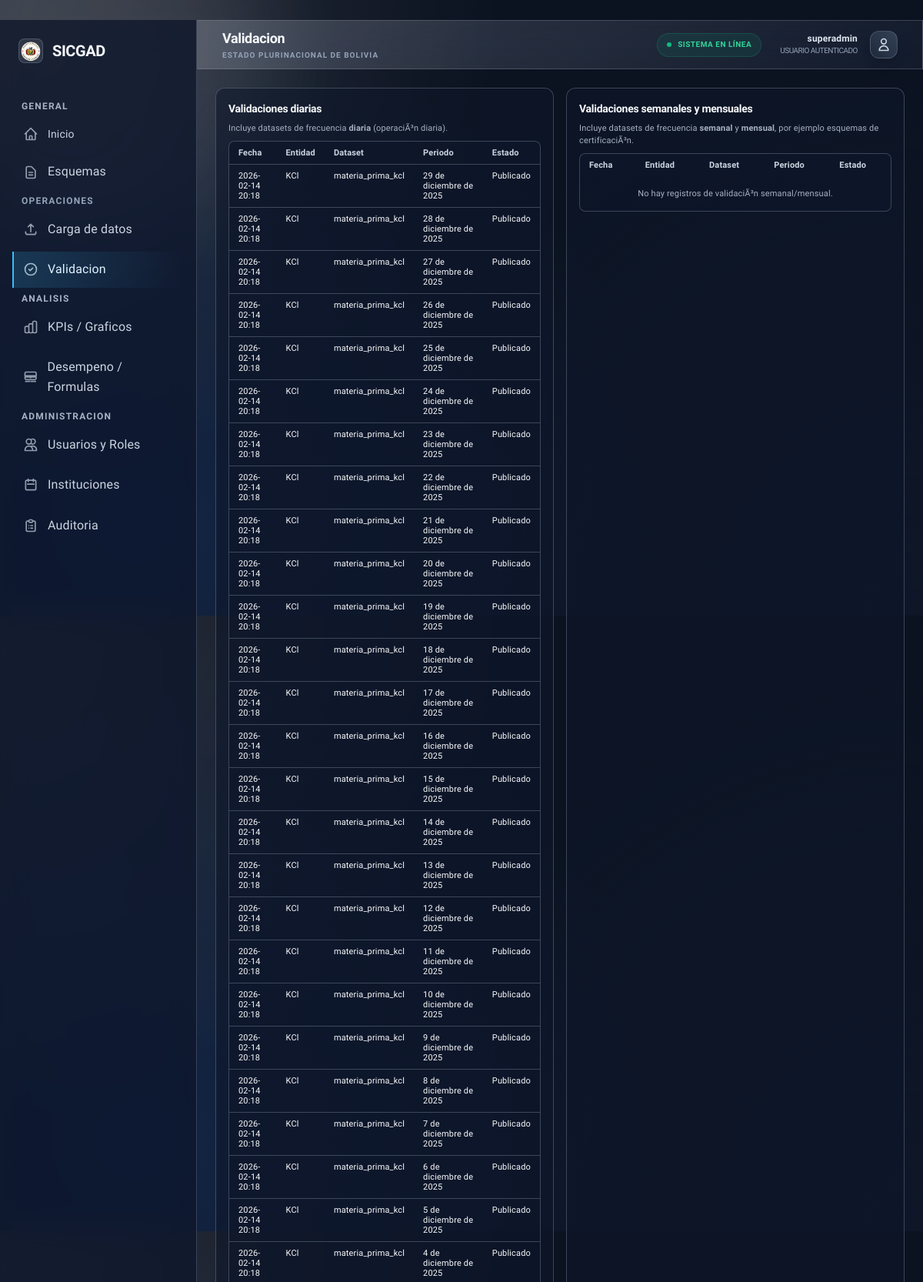
/validate/admin/ (signed in, upper part), run on the app's committed database.
### ingest/models.py (models this page shows, shortened)
class DatasetInstance(models.Model):
    STATE_DRAFT = "DRAFT"
    STATE_SUBMITTED = "SUBMITTED"
    STATE_VALIDATED_L1 = "VALIDATED_L1"
    STATE_VALIDATED_L2 = "VALIDATED_L2"
    STATE_PUBLISHED = "PUBLISHED"
    STATE_LOCKED = "LOCKED"
    STATE_CHOICES = [
        (STATE_DRAFT, "Borrador"),
        (STATE_SUBMITTED, "Enviado"),
        (STATE_VALIDATED_L1, "Validado nivel 1"),
        (STATE_VALIDATED_L2, "Validado nivel 2"),
        (STATE_PUBLISHED, "Publicado"),
        (STATE_LOCKED, "Bloqueado"),
    ]
    dataset_type = models.ForeignKey(
        DatasetType,
        on_delete=models.CASCADE,
        related_name="instances",
    )
    entity = models.ForeignKey(
        Entity,
        on_delete=models.CASCADE,
        related_name="dataset_instances",
    )
    period = models.DateField(
        help_text="Fecha o día de referencia del dataset (para diarios).",
    )
    state = models.CharField(
        max_length=20,
        choices=STATE_CHOICES,
        default=STATE_DRAFT,
    )
    created_by = models.ForeignKey(
        Membership,
        on_delete=models.SET_NULL,
        null=True,
        blank=True,
        related_name="created_instances",
    )
    raw_file = models.FileField(
        upload_to="ingest/raw/",
        null=True,
        blank=True,
        help_text="Archivo fuente cargado (CSV/Excel).",
    )
    historical_batch = models.ForeignKey(
        "HistoricalImportBatch",
        on_delete=models.SET_NULL,
        null=True,
        blank=True,
        related_name="instances",
        help_text="Batch de importación histórica que generó esta instancia (si aplica).",
    )
    row_count = models.PositiveIntegerField(default=0)
    error_count = models.PositiveIntegerField(default=0)
    last_error_summary = models.TextField(blank=True)
    submitted_at = models.DateTimeField(null=True, blank=True)
    created_at = models.DateTimeField(auto_now_add=True)
    updated_at = models.DateTimeField(auto_now=True)
    class Meta:
        ordering = ["-created_at"]
        constraints = [
            models.UniqueConstraint(
                fields=["dataset_type", "entity", "period"],
                name="uniq_instance_dataset_entity_period",
            ),
        ]

### structure/models.py (models this page shows, shortened)
class Entity(models.Model):
    category = models.ForeignKey(Category, on_delete=models.CASCADE, related_name="entities")
    code = models.CharField(max_length=50, blank=True)
    name = models.CharField(max_length=255)
    description = models.TextField(blank=True)
    is_active = models.BooleanField(default=True)
    created_at = models.DateTimeField(auto_now_add=True)
    updated_at = models.DateTimeField(auto_now=True)
    class Meta:
        ordering = ["name"]
        unique_together = ("category", "name")

### schemas/models.py (models this page shows, shortened)
class DatasetType(models.Model):
    DAILY = "DAILY"
    WEEKLY = "WEEKLY"
    MONTHLY = "MONTHLY"
    FLEXIBLE = "FLEXIBLE"
    VALIDATION_FREQUENCY_CHOICES = [
        (DAILY, "Diaria"),
        (WEEKLY, "Semanal"),
        (MONTHLY, "Mensual"),
        (FLEXIBLE, "No definida (proyecciones)"),
    ]
    STATUS_DRAFT = "DRAFT"
    STATUS_PENDING = "PENDING"
    STATUS_APPROVED = "APPROVED"
    STATUS_REJECTED = "REJECTED"
    STATUS_CHOICES = [
        (STATUS_DRAFT, "Borrador"),
        (STATUS_PENDING, "Pendiente aprobación"),
        (STATUS_APPROVED, "Aprobado"),
        (STATUS_REJECTED, "Rechazado"),
    ]
    entity = models.ForeignKey(
        Entity,
        on_delete=models.CASCADE,
        related_name="dataset_types",
    )
    source_dataset = models.ForeignKey(
        "self",
        on_delete=models.SET_NULL,
        null=True,
        blank=True,
        related_name="derived_certifications",
        help_text="Dataset base diario utilizado para consolidaciones de certificación.",
    )
    name = models.CharField(
        max_length=255,
        help_text="Nombre del dataset, por ejemplo 'Producción diaria PICP'.",
    )
    version = models.PositiveIntegerField(default=1)
    validation_frequency = models.CharField(
        max_length=20,
        choices=VALIDATION_FREQUENCY_CHOICES,
        default=DAILY,
        help_text="Define si este dataset se valida a diario, semanal o como consolidado mensual.",
    )
    is_certification = models.BooleanField(
        default=False,
        help_text="Indica si este esquema es para certificación mensual creada por Administración.",
    )
    is_active = models.BooleanField(
        default=True,
        help_text="Solo un esquema por familia (planta/proyecto + nombre) deberia estar activo a la vez.",
    )
    is_one_time = models.BooleanField(
        default=False,
        help_text="Si esta activo, este esquema solo puede cargarse una vez.",
    )
    status = models.CharField(
        max_length=20,
        choices=STATUS_CHOICES,
        default=STATUS_DRAFT,
        help_text="Estado de aprobación del esquema.",
    )
    status_comment = models.TextField(
        blank=True,
        help_text="Comentario de la última decisión de aprobación/rechazo.",
    )
    created_at = models.DateTimeField(auto_now_add=True)
    updated_at = models.DateTimeField(auto_now=True)
    last_consolidated_period = models.DateField(
        null=True,
        blank=True,
        help_text="Último periodo (último día del mes) consolidado automáticamente para certificación.",
    )
    class Meta:
        ordering = ["entity__name", "name", "-version"]
        constraints = [
            models.UniqueConstraint(
                fields=["entity", "name", "version"],
                name="uniq_datasettype_entity_name_version",
            ),
        ]
    slug = models.SlugField(
        max_length=255,
        unique=True,
        blank=True,
        help_text="Slug legible para URLs, basado en planta, nombre y versión.",
    )

### validation/views.py (the view)
# urls.py: path("admin/", views.admin_overview, name="admin_overview"),
@login_required
def admin_overview(request):
    if not (
        request.user.is_superuser
        or Membership.objects.filter(user=request.user, role="ADMIN", is_active=True).exists()
    ):
        return redirect("validation:inbox")
    daily_instances = (
        DatasetInstance.objects.select_related("dataset_type", "entity")
        .filter(dataset_type__validation_frequency=DatasetType.DAILY)
        .order_by("-created_at")[:100]
    )
    monthly_instances = (
        DatasetInstance.objects.select_related("dataset_type", "entity")
        .filter(
            dataset_type__validation_frequency__in=[
                DatasetType.WEEKLY,
                DatasetType.MONTHLY,
                DatasetType.FLEXIBLE,
            ]
        )
        .order_by("-created_at")[:100]
    )
    certification_status = collect_certification_status()
    return render(
        request,
        "validate/admin_overview.html",
        {
            "daily_instances": daily_instances,
            "monthly_instances": monthly_instances,
            "certification_status": certification_status,
        },
    )

### templates/validate/admin_overview.html (shortened to what this page needs)
﻿{% extends "base.html" %}
{% block content %}
  <div class="grid gap-4 md:grid-cols-2">
    <section class="bg-slate-950/60 border border-slate-800 rounded-xl p-4 text-xs">
      <h2 class="text-sm font-semibold mb-2">Validaciones diarias</h2>
      <p class="text-[11px] text-slate-400 mb-2">
        Incluye datasets de frecuencia <strong>diaria</strong> (operaciÃ³n diaria).
      </p>
      <div class="bg-slate-950/80 border border-slate-800 rounded-lg overflow-hidden">
        <table class="min-w-full text-[11px]">
          <thead class="bg-slate-950 text-slate-300">
            <tr>
              <th class="px-3 py-2 text-left font-semibold">Fecha</th>
              <th class="px-3 py-2 text-left font-semibold">Entidad</th>
              <th class="px-3 py-2 text-left font-semibold">Dataset</th>
              <th class="px-3 py-2 text-left font-semibold">Periodo</th>
              <th class="px-3 py-2 text-left font-semibold">Estado</th>
            </tr>
          </thead>
          <tbody>
            {% for inst in daily_instances %}
              <tr class="border-t border-slate-800 hover:bg-slate-900/60">
                <td class="px-3 py-2 align-top">{{ inst.created_at|date:"Y-m-d H:i" }}</td>
                <td class="px-3 py-2 align-top">{{ inst.entity.code|default:inst.entity.name }}</td>
                <td class="px-3 py-2 align-top">{{ inst.dataset_type.name }}</td>
                <td class="px-3 py-2 align-top">{{ inst.period }}</td>
                <td class="px-3 py-2 align-top">{{ inst.get_state_display }}</td>
              </tr>
            {% empty %}
              <tr>
                <td colspan="5" class="px-3 py-4 text-center text-slate-400">
                  No hay registros de validaciÃ³n diaria.
                </td>
              </tr>
            {% endfor %}
          </tbody>
        </table>
      </div>
    </section>
    <section class="bg-slate-950/60 border border-slate-800 rounded-xl p-4 text-xs">
      <h2 class="text-sm font-semibold mb-2">Validaciones semanales y mensuales</h2>
      <p class="text-[11px] text-slate-400 mb-2">
        Incluye datasets de frecuencia <strong>semanal</strong> y <strong>mensual</strong>, por ejemplo esquemas de certificaciÃ³n.
      </p>
      <div class="bg-slate-950/80 border border-slate-800 rounded-lg overflow-hidden">
        <table class="min-w-full text-[11px]">
          <thead class="bg-slate-950 text-slate-300">
            <tr>
              <th class="px-3 py-2 text-left font-semibold">Fecha</th>
              <th class="px-3 py-2 text-left font-semibold">Entidad</th>
              <th class="px-3 py-2 text-left font-semibold">Dataset</th>
              <th class="px-3 py-2 text-left font-semibold">Periodo</th>
              <th class="px-3 py-2 text-left font-semibold">Estado</th>
            </tr>
          </thead>
          <tbody>
            {% for inst in monthly_instances %}
              <tr class="border-t border-slate-800 hover:bg-slate-900/60">
                <td class="px-3 py-2 align-top">{{ inst.created_at|date:"Y-m-d H:i" }}</td>
                <td class="px-3 py-2 align-top">{{ inst.entity.code|default:inst.entity.name }}</td>
                <td class="px-3 py-2 align-top">{{ inst.dataset_type.name }}</td>
                <td class="px-3 py-2 align-top">{{ inst.period }}</td>
                <td class="px-3 py-2 align-top">{{ inst.get_state_display }}</td>
              </tr>
            {% empty %}
              <tr>
                <td colspan="5" class="px-3 py-4 text-center text-slate-400">
                  No hay registros de validaciÃ³n semanal/mensual.
                </td>
              </tr>
            {% endfor %}
          </tbody>
        </table>
      </div>
    </section>
  </div>
{% endblock %}

### templates/partials/topbar.html (shortened to what this page needs)
<header class='h-16 glass-effect border-b border-white/5 flex items-center justify-between px-8 sticky top-0 z-40'>
  <div class='flex items-center gap-4'>
    <div class="flex flex-col">
        <h1 class='text-lg font-header font-bold tracking-tight text-white'>
        {{ current_section|default:"Inicio" }}
        </h1>
        <p class="text-[10px] text-slate-500 uppercase tracking-widest font-bold">Estado Plurinacional de Bolivia</p>
    </div>
  </div>
  <div class='flex items-center gap-6'>
    <div class="hidden md:flex items-center gap-2 px-3 py-1.5 rounded-full bg-emerald-500/10 border border-emerald-500/20">
        <div class="w-1.5 h-1.5 rounded-full bg-emerald-500 animate-pulse"></div>
        <span class="text-[10px] font-bold text-emerald-400 uppercase tracking-wider">Sistema en línea</span>
    </div>
    {% if request.user.is_authenticated %}
      <div class='flex items-center gap-4'>
        <div class="flex flex-col items-end">
            <span class='text-xs font-semibold text-slate-200'>{{ request.user.get_full_name|default:request.user.username }}</span>
            <span class="text-[10px] text-slate-500 uppercase tracking-tighter">{{ role|default:"Usuario Autenticado" }}</span>
        </div>
        <div class="w-9 h-9 rounded-xl bg-gradient-to-tr from-slate-800 to-slate-700 border border-white/10 flex items-center justify-center shadow-lg">
            <svg class="w-5 h-5 text-slate-300" fill="none" stroke="currentColor" viewBox="0 0 24 24"><path stroke-linecap="round" stroke-linejoin="round" stroke-width="2" d="M16 7a4 4 0 11-8 0 4 4 0 018 0zM12 14a7 7 0 00-7 7h14a7 7 0 00-7-7z"></path></svg>
        </div>
      </div>
    {% endif %}
  </div>
</header>

### data on the page
DatasetInstance: created_at "2026-02-14 20:18", entity.code "KCl", dataset_type.name "materia_prima_kcl", period "29 de diciembre de 2025", state "Publicado"
DatasetInstance: created_at "2026-02-14 20:18", entity.code "KCl", dataset_type.name "materia_prima_kcl", period "28 de diciembre de 2025", state "Publicado"
DatasetInstance: created_at "2026-02-14 20:18", entity.code "KCl", dataset_type.name "materia_prima_kcl", period "27 de diciembre de 2025", state "Publicado"
DatasetInstance: created_at "2026-02-14 20:18", entity.code "KCl", dataset_type.name "materia_prima_kcl", period "26 de diciembre de 2025", state "Publicado"
DatasetInstance: created_at "2026-02-14 20:18", entity.code "KCl", dataset_type.name "materia_prima_kcl", period "25 de diciembre de 2025", state "Publicado"
DatasetInstance: created_at "2026-02-14 20:18", entity.code "KCl", dataset_type.name "materia_prima_kcl", period "24 de diciembre de 2025", state "Publicado"
DatasetInstance: created_at "2026-02-14 20:18", entity.code "KCl", dataset_type.name "materia_prima_kcl", period "23 de diciembre de 2025", state "Publicado"
DatasetInstance: created_at "2026-02-14 20:18", entity.code "KCl", dataset_type.name "materia_prima_kcl", period "22 de diciembre de 2025", state "Publicado"
DatasetInstance: created_at "2026-02-14 20:18", entity.code "KCl", dataset_type.name "materia_prima_kcl", period "21 de diciembre de 2025", state "Publicado"
DatasetInstance: created_at "2026-02-14 20:18", entity.code "KCl", dataset_type.name "materia_prima_kcl", period "20 de diciembre de 2025", state "Publicado"
DatasetInstance: created_at "2026-02-14 20:18", entity.code "KCl", dataset_type.name "materia_prima_kcl", period "19 de diciembre de 2025", state "Publicado"
DatasetInstance: created_at "2026-02-14 20:18", entity.code "KCl", dataset_type.name "materia_prima_kcl", period "18 de diciembre de 2025", state "Publicado"
DatasetInstance: created_at "2026-02-14 20:18", entity.code "KCl", dataset_type.name "materia_prima_kcl", period "17 de diciembre de 2025", state "Publicado"
DatasetInstance: created_at "2026-02-14 20:18", entity.code "KCl", dataset_type.name "materia_prima_kcl", period "16 de diciembre de 2025", state "Publicado"
DatasetInstance: created_at "2026-02-14 20:18", entity.code "KCl", dataset_type.name "materia_prima_kcl", period "15 de diciembre de 2025", state "Publicado"
DatasetInstance: created_at "2026-02-14 20:18", entity.code "KCl", dataset_type.name "materia_prima_kcl", period "14 de diciembre de 2025", state "Publicado"
DatasetInstance: created_at "2026-02-14 20:18", entity.code "KCl", dataset_type.name "materia_prima_kcl", period "13 de diciembre de 2025", state "Publicado"
DatasetInstance: created_at "2026-02-14 20:18", entity.code "KCl", dataset_type.name "materia_prima_kcl", period "12 de diciembre de 2025", state "Publicado"
DatasetInstance: created_at "2026-02-14 20:18", entity.code "KCl", dataset_type.name "materia_prima_kcl", period "11 de diciembre de 2025", state "Publicado"
DatasetInstance: created_at "2026-02-14 20:18", entity.code "KCl", dataset_type.name "materia_prima_kcl", period "10 de diciembre de 2025", state "Publicado"
DatasetInstance: created_at "2026-02-14 20:18", entity.code "KCl", dataset_type.name "materia_prima_kcl", period "9 de diciembre de 2025", state "Publicado"
DatasetInstance: created_at "2026-02-14 20:18", entity.code "KCl", dataset_type.name "materia_prima_kcl", period "8 de diciembre de 2025", state "Publicado"
DatasetInstance: created_at "2026-02-14 20:18", entity.code "KCl", dataset_type.name "materia_prima_kcl", period "7 de diciembre de 2025", state "Publicado"
DatasetInstance: created_at "2026-02-14 20:18", entity.code "KCl", dataset_type.name "materia_prima_kcl", period "6 de diciembre de 2025", state "Publicado"
DatasetInstance: created_at "2026-02-14 20:18", entity.code "KCl", dataset_type.name "materia_prima_kcl", period "5 de diciembre de 2025", state "Publicado"
DatasetInstance: created_at "2026-02-14 20:18", entity.code "KCl", dataset_type.name "materia_prima_kcl", period "4 de diciembre de 2025", state "Publicado"

### other printed values
{{ current_section|default:"Inicio" }} "Validacion"
{{ request.user.get_full_name|default:request.user.username }} "superadmin"
{{ role|default:"Usuario Autenticado" }} "USUARIO AUTENTICADO"
